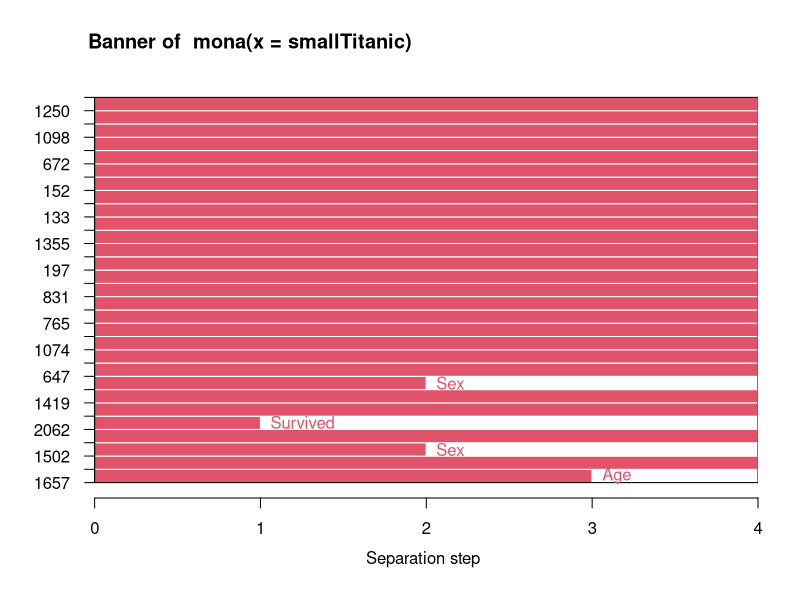

This chart was generated by the following R code:
# clustering with mona
# Hierarchical method
# MONothetic analysis clustering of binary variables
# similar to divisive - starts with one cluster

# Titanic has three binary attributes

# convert from array to data.frame
#https://stackoverflow.com/questions/59447399/how-to-transform-the-titanic-data-set
d1 <- as.data.frame(Titanic)
Tita <- d1[rep(seq_len(nrow(d1)), d1$Freq),1:4]
row.names(Tita) <- NULL

str(Tita)
# sex, age, and survived are binary

Tita$Survived

smallTitanic <- Tita[sample(nrow(Tita), 30),
                     c("Sex","Age","Survived")]


library(cluster)
monaTitanic <- mona(smallTitanic)
plot(monaTitanic)
monaTitanic

data.frame("order"=monaTitanic$order,
           "Row Number"=monaTitanic$order.lab,
           "Split Variable"=c(monaTitanic$variable,"NULL"),
           "Step Level"=c(monaTitanic$step,"0")
)
